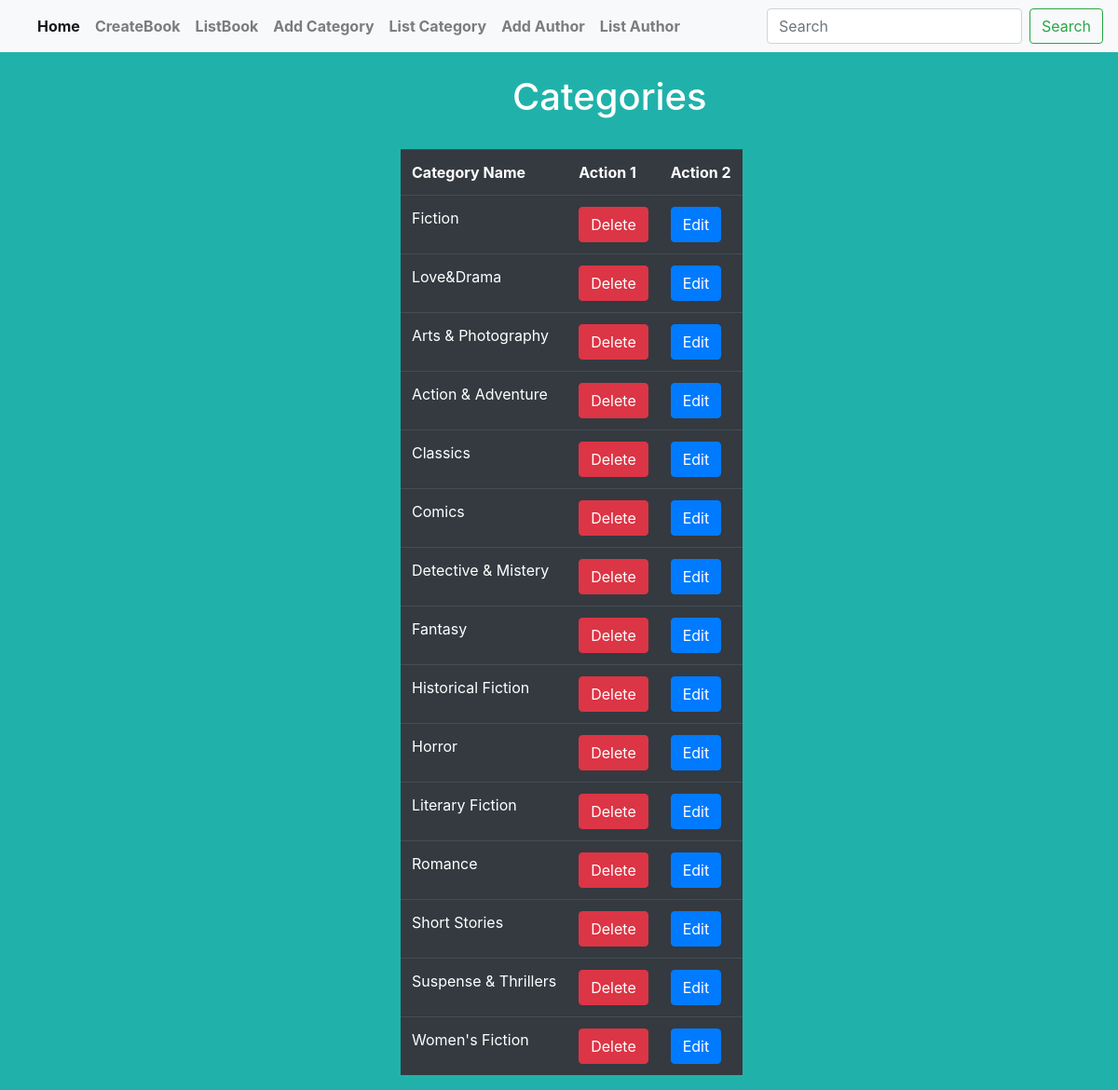
The app's page /vendor/listcategory/ with its own data.
### Vendor/models.py (models this page shows, shortened)
class Category(models.Model):
    category_name=models.CharField(max_length=200,unique=True)

### Vendor/views.py (the view)
# urls.py: path('listcategory/',listCategory,name='listcategory'),
def listCategory(request):
    template_name = 'list_category.html'
    qs = Category.objects.all()
    context = {}
    context["queryset"] = qs
    return render(request, template_name, context)

### Vendor/templates/list_category.html (shortened to what this page needs)
<!DOCTYPE html>
{% extends 'base.html' %}
{% block content %}
    <br>
    <h1 style="padding-left: 550px;color:white;">Categories</h1><br>
    <div class="container">
    <div class="row" style="padding-left: 400px">
    <form method="post">
    <table class="table table-dark">
    <tr>
        <th>Category Name</th>
        <th>Action 1</th>
        <th>Action 2</th>
    </tr>
    {% for query in queryset %}
        <tr>
        <td>{{ query.category_name }}</td>
        <td><a href="{% url 'deletecategory' query.id %}" class="btn btn-danger">Delete</a> </td>
        <td><a href="{% url 'updatecategory' query.id %}" class="btn btn-primary">Edit</a> </td>
        </tr>
        {% endfor %}
    </table>
    </form>
    </div>
    </div>
{% endblock %}

### Vendor/templates/base.html (shortened to what this page needs)
<!DOCTYPE html>
<html lang="en">
<head>
    <link rel="stylesheet" href="https://stackpath.bootstrapcdn.com/bootstrap/4.5.0/css/bootstrap.min.css">
</head>
<body background="" style="background-color: lightseagreen">
<nav class="navbar navbar-expand-lg navbar-light bg-light">
  <div class="collapse navbar-collapse" id="navbarSupportedContent" >
    <ul class="navbar-nav mr-auto">
      <li class="nav-item active">
          <a class="nav-link" href="{% url 'home' %}" ><b>Home </b><span class="sr-only">(current)</span></a>
      </li>
      <li class="nav-item">
          <a class="nav-link" href="{% url 'createbook' %}"><b>CreateBook</b></a>
      </li>
      <li class="nav-item">
          <a class="nav-link " href="{% url 'listbooks' %}"><b>ListBook</b></a>
      </li>
        <li class="nav-item">
          <a class="nav-link " href="{% url 'addcategory' %}"><b>Add Category</b></a>
      </li>
        <li class="nav-item">
          <a class="nav-link " href="{% url 'listcategory' %}"><b>List Category</b></a>
      </li>
        <li class="nav-item">
          <a class="nav-link " href="{% url 'addauthor' %}"><b>Add Author</b></a>
      </li>
        <li class="nav-item">
          <a class="nav-link " href="{% url 'listauthor' %}"><b>List Author</b></a>
      </li>
    </ul>
    <form class="form-inline my-2 my-lg-0">
      <input class="form-control mr-sm-2" type="search" placeholder="Search" aria-label="Search">
      <button class="btn btn-outline-success my-2 my-sm-0" type="submit">Search</button>
    </form>
  </div>
</nav>
{%  block content %}
{% endblock %}
</body>
</html>

### records on screen
Category: category_name "Fiction"
Category: category_name "Love&Drama"
Category: category_name "Arts & Photography"
Category: category_name "Action & Adventure"
Category: category_name "Classics"
Category: category_name "Comics"
Category: category_name "Detective & Mistery"
Category: category_name "Fantasy"
Category: category_name "Historical Fiction"
Category: category_name "Horror"
Category: category_name "Literary Fiction"
Category: category_name "Romance"
Category: category_name "Short Stories"
Category: category_name "Suspense & Thrillers"
Category: category_name "Women's Fiction"
